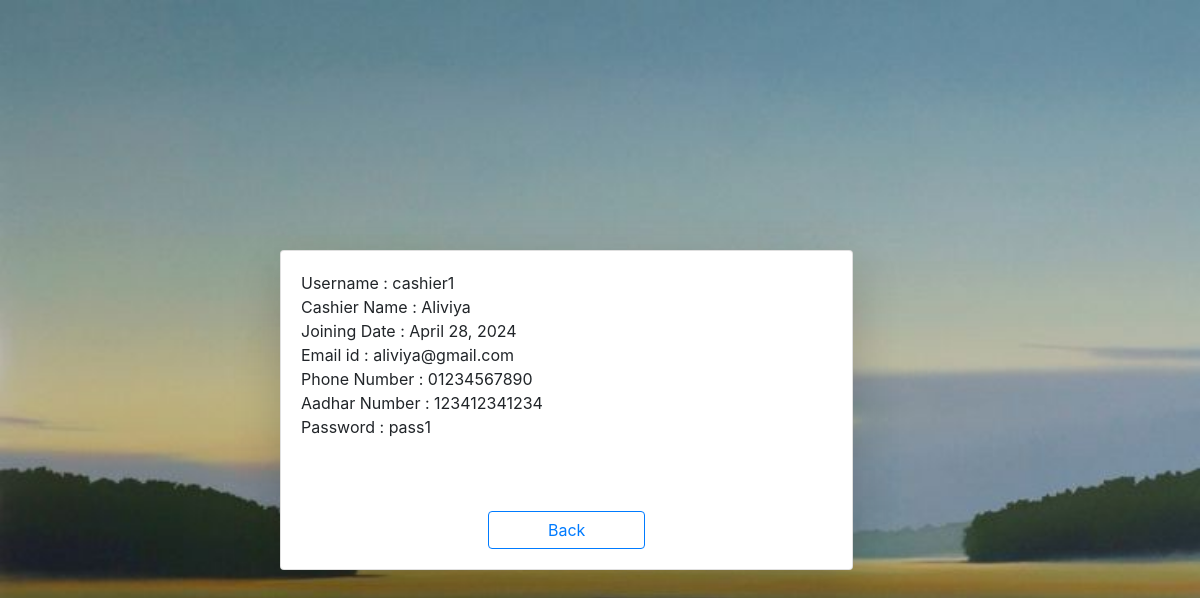
The page /viewcsh/1/ on the database its author committed.
### InventoryApp/models.py (models this page shows)
class Cashier(models.Model):
    cusername=models.CharField(max_length=30,unique=True)
    cname=models.CharField(max_length=30)
    cdate=models.DateField()
    cemail=models.EmailField(max_length=40)
    cphone=models.CharField(max_length=30)
    caadhar=models.CharField(max_length=30)
    cpassword=models.CharField(max_length=20)

### InventoryApp/views.py (the view)
# urls.py: path('viewcsh/<int:id>/',views.viewcashier,name='vcsh'),
def viewcashier(request, id):
    a=Cashier.objects.get(id=id)
    return render(request, 'viewcashier.html',{"Cashier":a})

### InventoryApp/templates/viewcashier.html (shortened to what this page needs)
{% load static %}
<!DOCTYPE html>
<html lang="en">
<head>
    <link rel="stylesheet" type="text/css" href="{% static 'css/bootstrap.min.css' %}">
</head>
<body>
    <div class="container mt-12">
        <div class="row">
            <div class="col-md-8">
                <div class="card shadow-lg">
                    <div class="card-body">
                        Username      : {{ Cashier.cusername }} <br>
                        Cashier Name  : {{ Cashier.cname }}<br>
                        Joining Date  : {{ Cashier.cdate }}<br>
                        Email id      : {{ Cashier.cemail }}<br>
                        Phone Number  : {{ Cashier.cphone }}<br>
                        Aadhar Number : {{ Cashier.caadhar }}<br>
                        Password      : {{ Cashier.cpassword }}<br>
                        <br><br>
                        <div class="row justify-content-center">
                            <div class="col-md-4"><br>
                                <a href="{% url 'rgr' %}" class="btn btn-outline-primary form-control">Back</a>
                            </div>
                        </div>
                    </div>
                </div>
            </div>
        </div>
    </div>
</body>
</html>

### rows shown on the page
Cashier: cusername "cashier1", cname "Aliviya", cdate "April 28, 2024", cemail "aliviya@gmail.com", cphone "01234567890", caadhar "123412341234", cpassword "pass1"
